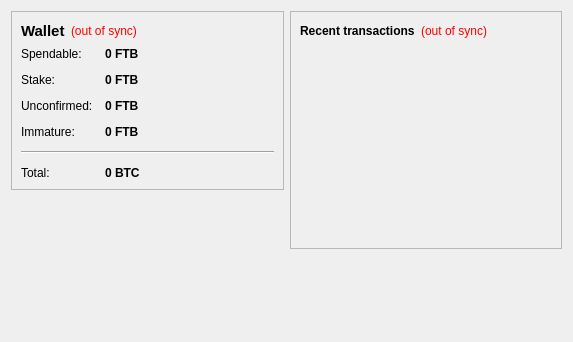
<?xml version="1.0" encoding="UTF-8"?>
<ui version="4.0">
 <class>OverviewPage</class>
 <widget class="QWidget" name="OverviewPage">
  <property name="geometry">
   <rect>
    <x>0</x>
    <y>0</y>
    <width>573</width>
    <height>342</height>
   </rect>
  </property>
  <property name="windowTitle">
   <string>Form</string>
  </property>
  <layout class="QHBoxLayout" name="horizontalLayout" stretch="1,1">
   <item>
    <layout class="QVBoxLayout" name="verticalLayout_2">
     <item>
      <widget class="QFrame" name="frame">
       <property name="frameShape">
        <enum>QFrame::StyledPanel</enum>
       </property>
       <property name="frameShadow">
        <enum>QFrame::Raised</enum>
       </property>
       <layout class="QVBoxLayout" name="verticalLayout_4">
        <item>
         <layout class="QHBoxLayout" name="horizontalLayout_4">
          <item>
           <widget class="QLabel" name="label_5">
            <property name="font">
             <font>
              <pointsize>11</pointsize>
              <weight>75</weight>
              <bold>true</bold>
             </font>
            </property>
            <property name="text">
             <string>Wallet</string>
            </property>
           </widget>
          </item>
          <item>
           <widget class="QLabel" name="labelWalletStatus">
            <property name="toolTip">
             <string>The displayed information may be out of date. Your wallet automatically synchronizes with the Feitebi network after a connection is established, but this process has not completed yet.</string>
            </property>
            <property name="styleSheet">
             <string notr="true">QLabel { color: red; }</string>
            </property>
            <property name="text">
             <string notr="true">(out of sync)</string>
            </property>
            <property name="alignment">
             <set>Qt::AlignLeading|Qt::AlignLeft|Qt::AlignVCenter</set>
            </property>
           </widget>
          </item>
          <item>
           <spacer name="horizontalSpacer_2">
            <property name="orientation">
             <enum>Qt::Horizontal</enum>
            </property>
            <property name="sizeHint" stdset="0">
             <size>
              <width>40</width>
              <height>20</height>
             </size>
            </property>
           </spacer>
          </item>
         </layout>
        </item>
        <item>
         <layout class="QFormLayout" name="formLayout_2">
          <property name="fieldGrowthPolicy">
           <enum>QFormLayout::AllNonFixedFieldsGrow</enum>
          </property>
          <property name="horizontalSpacing">
           <number>12</number>
          </property>
          <property name="verticalSpacing">
           <number>12</number>
          </property>
          <item row="0" column="0">
           <widget class="QLabel" name="label">
            <property name="text">
             <string>Spendable:</string>
            </property>
           </widget>
          </item>
          <item row="0" column="1">
           <widget class="QLabel" name="labelBalance">
            <property name="font">
             <font>
              <weight>75</weight>
              <bold>true</bold>
             </font>
            </property>
            <property name="cursor">
             <cursorShape>IBeamCursor</cursorShape>
            </property>
            <property name="toolTip">
             <string>Your current spendable balance</string>
            </property>
            <property name="text">
             <string notr="true">0 FTB</string>
            </property>
            <property name="textInteractionFlags">
             <set>Qt::LinksAccessibleByMouse|Qt::TextSelectableByKeyboard|Qt::TextSelectableByMouse</set>
            </property>
           </widget>
          </item>
          <item row="1" column="0">
           <widget class="QLabel" name="label_6">
            <property name="text">
             <string>Stake:</string>
            </property>
           </widget>
          </item>
          <item row="1" column="1">
           <widget class="QLabel" name="labelStake">
            <property name="font">
             <font>
              <weight>75</weight>
              <bold>true</bold>
             </font>
            </property>
            <property name="cursor">
             <cursorShape>IBeamCursor</cursorShape>
            </property>
            <property name="toolTip">
             <string>Total of coins that was staked, and do not yet count toward the current balance</string>
            </property>
            <property name="text">
             <string notr="true">0 FTB</string>
            </property>
            <property name="textInteractionFlags">
             <set>Qt::LinksAccessibleByMouse|Qt::TextSelectableByKeyboard|Qt::TextSelectableByMouse</set>
            </property>
           </widget>
          </item>
          <item row="2" column="0">
           <widget class="QLabel" name="label_3">
            <property name="text">
             <string>Unconfirmed:</string>
            </property>
           </widget>
          </item>
          <item row="2" column="1">
           <widget class="QLabel" name="labelUnconfirmed">
            <property name="font">
             <font>
              <weight>75</weight>
              <bold>true</bold>
             </font>
            </property>
            <property name="cursor">
             <cursorShape>IBeamCursor</cursorShape>
            </property>
            <property name="toolTip">
             <string>Total of transactions that have yet to be confirmed, and do not yet count toward the current balance</string>
            </property>
            <property name="text">
             <string notr="true">0 FTB</string>
            </property>
            <property name="textInteractionFlags">
             <set>Qt::LinksAccessibleByMouse|Qt::TextSelectableByKeyboard|Qt::TextSelectableByMouse</set>
            </property>
           </widget>
          </item>
          <item row="3" column="0">
           <widget class="QLabel" name="labelImmatureText">
            <property name="text">
             <string>Immature:</string>
            </property>
           </widget>
          </item>
          <item row="3" column="1">
           <widget class="QLabel" name="labelImmature">
            <property name="font">
             <font>
              <weight>75</weight>
              <bold>true</bold>
             </font>
            </property>
            <property name="toolTip">
             <string>Mined balance that has not yet matured</string>
            </property>
            <property name="text">
             <string notr="true">0 FTB</string>
            </property>
            <property name="textInteractionFlags">
             <set>Qt::LinksAccessibleByMouse|Qt::TextSelectableByKeyboard|Qt::TextSelectableByMouse</set>
            </property>
           </widget>
          </item>
          <item row="4" column="0" colspan="2">
           <widget class="Line" name="line">
            <property name="orientation">
             <enum>Qt::Horizontal</enum>
            </property>
           </widget>
          </item>
          <item row="5" column="0">
           <widget class="QLabel" name="labelTotalText">
            <property name="text">
             <string>Total:</string>
            </property>
           </widget>
          </item>
          <item row="5" column="1">
           <widget class="QLabel" name="labelTotal">
            <property name="font">
             <font>
              <weight>75</weight>
              <bold>true</bold>
             </font>
            </property>
            <property name="cursor">
             <cursorShape>IBeamCursor</cursorShape>
            </property>
            <property name="toolTip">
             <string>Your current total balance</string>
            </property>
            <property name="text">
             <string notr="true">0 BTC</string>
            </property>
            <property name="textInteractionFlags">
             <set>Qt::LinksAccessibleByMouse|Qt::TextSelectableByKeyboard|Qt::TextSelectableByMouse</set>
            </property>
           </widget>
          </item>
         </layout>
        </item>
       </layout>
      </widget>
     </item>
     <item>
      <spacer name="verticalSpacer">
       <property name="orientation">
        <enum>Qt::Vertical</enum>
       </property>
       <property name="sizeHint" stdset="0">
        <size>
         <width>20</width>
         <height>40</height>
        </size>
       </property>
      </spacer>
     </item>
    </layout>
   </item>
   <item>
    <layout class="QVBoxLayout" name="verticalLayout_3">
     <item>
      <widget class="QFrame" name="frame_2">
       <property name="frameShape">
        <enum>QFrame::StyledPanel</enum>
       </property>
       <property name="frameShadow">
        <enum>QFrame::Raised</enum>
       </property>
       <layout class="QVBoxLayout" name="verticalLayout">
        <item>
         <layout class="QHBoxLayout" name="horizontalLayout_2">
          <item>
           <widget class="QLabel" name="label_4">
            <property name="text">
             <string>&lt;b&gt;Recent transactions&lt;/b&gt;</string>
            </property>
           </widget>
          </item>
          <item>
           <widget class="QLabel" name="labelTransactionsStatus">
            <property name="toolTip">
             <string>The displayed information may be out of date. Your wallet automatically synchronizes with the Feitebi network after a connection is established, but this process has not completed yet.</string>
            </property>
            <property name="styleSheet">
             <string notr="true">QLabel { color: red; }</string>
            </property>
            <property name="text">
             <string notr="true">(out of sync)</string>
            </property>
            <property name="alignment">
             <set>Qt::AlignRight|Qt::AlignTrailing|Qt::AlignVCenter</set>
            </property>
           </widget>
          </item>
          <item>
           <spacer name="horizontalSpacer">
            <property name="orientation">
             <enum>Qt::Horizontal</enum>
            </property>
            <property name="sizeHint" stdset="0">
             <size>
              <width>40</width>
              <height>20</height>
             </size>
            </property>
           </spacer>
          </item>
         </layout>
        </item>
        <item>
         <widget class="QListView" name="listTransactions">
          <property name="styleSheet">
           <string notr="true">QListView { background: transparent; }</string>
          </property>
          <property name="frameShape">
           <enum>QFrame::NoFrame</enum>
          </property>
          <property name="verticalScrollBarPolicy">
           <enum>Qt::ScrollBarAlwaysOff</enum>
          </property>
          <property name="horizontalScrollBarPolicy">
           <enum>Qt::ScrollBarAlwaysOff</enum>
          </property>
          <property name="selectionMode">
           <enum>QAbstractItemView::NoSelection</enum>
          </property>
         </widget>
        </item>
       </layout>
      </widget>
     </item>
     <item>
      <spacer name="verticalSpacer_2">
       <property name="orientation">
        <enum>Qt::Vertical</enum>
       </property>
       <property name="sizeHint" stdset="0">
        <size>
         <width>20</width>
         <height>40</height>
        </size>
       </property>
      </spacer>
     </item>
    </layout>
   </item>
  </layout>
 </widget>
 <resources/>
 <connections/>
</ui>
